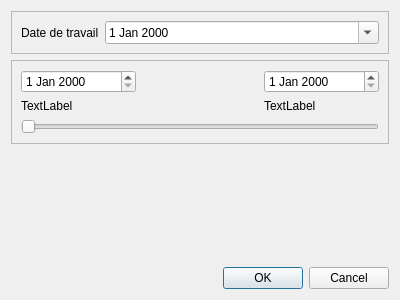
<?xml version="1.0" encoding="UTF-8"?>
<ui version="4.0">
 <class>Dialog</class>
 <widget class="QDialog" name="Dialog">
  <property name="geometry">
   <rect>
    <x>0</x>
    <y>0</y>
    <width>400</width>
    <height>300</height>
   </rect>
  </property>
  <property name="windowTitle">
   <string>Dialog</string>
  </property>
  <layout class="QVBoxLayout" name="verticalLayout">
   <item>
    <widget class="QFrame" name="frame">
     <property name="frameShape">
      <enum>QFrame::StyledPanel</enum>
     </property>
     <property name="frameShadow">
      <enum>QFrame::Raised</enum>
     </property>
     <layout class="QFormLayout" name="formLayout">
      <property name="fieldGrowthPolicy">
       <enum>QFormLayout::AllNonFixedFieldsGrow</enum>
      </property>
      <item row="0" column="0">
       <widget class="QLabel" name="label">
        <property name="text">
         <string>Date de travail</string>
        </property>
       </widget>
      </item>
      <item row="0" column="1">
       <widget class="QDateEdit" name="dateEdit">
        <property name="calendarPopup">
         <bool>true</bool>
        </property>
       </widget>
      </item>
     </layout>
    </widget>
   </item>
   <item>
    <widget class="QFrame" name="frame_2">
     <property name="frameShape">
      <enum>QFrame::StyledPanel</enum>
     </property>
     <property name="frameShadow">
      <enum>QFrame::Raised</enum>
     </property>
     <layout class="QGridLayout" name="gridLayout">
      <item row="2" column="0" colspan="3">
       <widget class="QSlider" name="horizontalSlider_date">
        <property name="orientation">
         <enum>Qt::Horizontal</enum>
        </property>
       </widget>
      </item>
      <item row="1" column="2">
       <widget class="QLabel" name="label_end">
        <property name="text">
         <string>TextLabel</string>
        </property>
       </widget>
      </item>
      <item row="1" column="0">
       <widget class="QLabel" name="label_start">
        <property name="text">
         <string>TextLabel</string>
        </property>
       </widget>
      </item>
      <item row="0" column="2">
       <widget class="QDateEdit" name="dateEdit_end"/>
      </item>
      <item row="0" column="0">
       <widget class="QDateEdit" name="dateEdit_start"/>
      </item>
     </layout>
    </widget>
   </item>
   <item>
    <spacer name="verticalSpacer">
     <property name="orientation">
      <enum>Qt::Vertical</enum>
     </property>
     <property name="sizeHint" stdset="0">
      <size>
       <width>20</width>
       <height>40</height>
      </size>
     </property>
    </spacer>
   </item>
   <item>
    <widget class="QDialogButtonBox" name="buttonBox">
     <property name="orientation">
      <enum>Qt::Horizontal</enum>
     </property>
     <property name="standardButtons">
      <set>QDialogButtonBox::Cancel|QDialogButtonBox::Ok</set>
     </property>
    </widget>
   </item>
  </layout>
 </widget>
 <resources/>
 <connections>
  <connection>
   <sender>buttonBox</sender>
   <signal>accepted()</signal>
   <receiver>Dialog</receiver>
   <slot>accept()</slot>
   <hints>
    <hint type="sourcelabel">
     <x>248</x>
     <y>254</y>
    </hint>
    <hint type="destinationlabel">
     <x>157</x>
     <y>274</y>
    </hint>
   </hints>
  </connection>
  <connection>
   <sender>buttonBox</sender>
   <signal>rejected()</signal>
   <receiver>Dialog</receiver>
   <slot>reject()</slot>
   <hints>
    <hint type="sourcelabel">
     <x>316</x>
     <y>260</y>
    </hint>
    <hint type="destinationlabel">
     <x>286</x>
     <y>274</y>
    </hint>
   </hints>
  </connection>
 </connections>
</ui>
